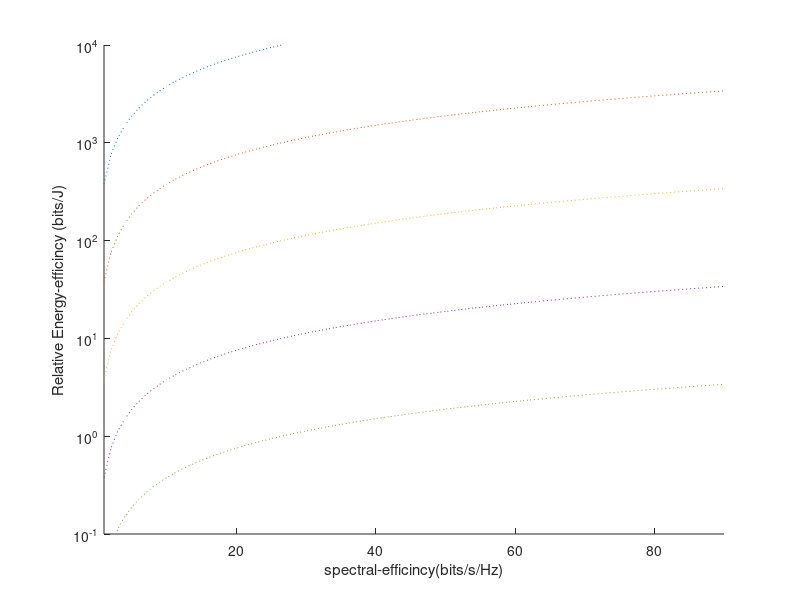

Write the MATLAB code that produced this figure.
% clear
% clc
% n=10^3;
% P=(.01:.1:500);
% Z=randn(n,1);
% p=repmat(P,n,1);
% z=repmat(Z,1,length(P));
% K=1;
% to=K:195;
% T=196;
% m=1;
% Rp=1:7;
% eta(1)=2.0457;
% for l=2:length(Rp)
% r=Rp(l);
% reference=l
%  for i=1:length(to)
%          t=to(i);
%      num=t*p.^2.*abs(z).^2;
%     den=1+p*(1+t);
%     x=num./den;
%     rp=((T-t)/T)*mean(log2(1+x));
%     dif=abs(r-rp);
%     m=find(dif==min(dif));
%     op_p(i)=min(P(m));
%     eta_t(i)=r/(.26*op_p(i));
%  end 
%  eta(l)=max(eta_t)
% end 
% hold on
% semilogy(Rp,eta,':')
%  axis([1 90 .1 10^4])
% 
% %......................................................
% clear
% clc
% p=.01:.01:1000;
% K=1;
% to=K:195;
% T=196;
% m=100;
% Rp=1:15;
% for l=1:length(Rp)
%     l
%  for i=1:length(to)
%          t=to(i);
%          num=t*p*(m-1);
%          den=(t*p+1)*(K-1)+(t+1)+1./p;
%          x=num./den;
%          c=log2(1+x);
%          Rp1=((T-t)*K/T)*c;
%          dif=abs(Rp(l)-Rp1);
%          n=find(dif==min(dif));
%          power(i)=p(n);
%  end 
%  eta(l)=Rp(l)/(.26*min(power));
% end 
% hold on
% semilogy(Rp,eta,'--')
%  axis([1 90 .1 10^4])
% % %...................zf m=100
%  clear
% clc
% m=100;
% T=196;
% K=1:m;
% Rp=1:1:90;
% for l=1:length(Rp)
%     r=Rp(l);
%     z_100=l
%       for j=1:length(K)
%           k=K(j);
%           to=k:196;
%           t_p=200*ones(1,length(to));
%           for i=1:length(to)
%               t=to(i);
%               p=10000;
%               dif=1;
%               while dif>.000001
%                   num=(2^(r*T/(k*(T-t)))-1)*((k+t)*p+1);
%                   p1=sqrt(num/(t*(m-k)));
%                   dif=abs(p-p1);
%                   p=p1;
%               end 
%               t_p(i)=p;
%           end 
%           k_t_p(j)=min(t_p);
%       end
%       min(k_t_p)
%       op_p(l)=min(k_t_p);
%       eta(l)=Rp(l)/(.265*op_p(l));
% end
% hold on
% semilogy(Rp,eta,'r')
%   axis([1 90 .1 10^4])
%   %................zf m=50
%    clear
% clc
% m=50;
% T=196;
% K=1:m;
% Rp=1:1:90;
% for l=1:length(Rp)
%     r=Rp(l);
%     z_50=l
%       for j=1:length(K)
%           k=K(j);
%           to=k:196;
%           t_p=200*ones(1,length(to));
%           for i=1:length(to)
%               t=to(i);
%               p=10000;
%               dif=1;
%               while dif>.0001
%                   num=(2^(r*T/(k*(T-t)))-1)*((k+t)*p+1);
%                   p1=sqrt(num/(t*(m-k)));
%                   dif=abs(p-p1);
%                   p=p1;
%               end 
%               t_p(i)=p;
%           end 
%           k_t_p(j)=min(t_p);
%       end
%       min(k_t_p)
%       op_p(l)=min(k_t_p);
%       eta(l)=Rp(l)/(.265*op_p(l));
% end
% hold on
% semilogy(Rp,eta,'r')
%   axis([1 90 .1 10^4])
%   %....................................mrc m=100. ........
%  clear
% clc
% m=100;
% T=196;
% K=1:T;
% Rp=[1:16,18:24,26:33,35:50,52:60];
% for l=1:length(Rp)
%     r=Rp(l)
%       for j=1:length(K)
%           k=K(j);
%           to=k:196;
%           t_p=200*ones(1,length(to));
%           for i=1:length(to)
%               t=to(i);
%               p=10000;
%               dif=1;
%               while dif>10^-4
%                   num=(2^(r*T/(k*(T-t)))-1)*((t*(k-1)*p.^2)+(k+t)*p+1);
%                   p1=sqrt(num/(t*(m-1)));
%                   dif=abs(p-p1);
%                   p=p1;
%               end 
%               t_p(i)=p;
%           end 
%           n=find(t_p==min(t_p));
%           k_t_p(j)=min(t_p);
%       end
%       op_p(l)=min(k_t_p);
%       eta(l)=Rp(l)/(.265*op_p(l));
%       clear t_t k_t_p
% end
% hold on
% semilogy(Rp,eta,'g')
% axis([1 90 .1 10^4])
% %.......................mrc m=50........
% clear
% clc
% m=50;
% T=196;
% K=1:T;
% Rp=[1:5 7:11 13:17 19:24 26 28:29 31:35 37:40];
% for l=1:length(Rp)
%     r=Rp(l)
%       for j=1:length(K)
%           k=K(j);
%           to=k:196;
%           t_p=200*ones(1,length(to));
%           for i=1:length(to)
%               t=to(i);
%               p=10000;
%               dif=1;
%               while dif>10^-4
%                   num=(2^(r*T/(k*(T-t)))-1)*((t*(k-1)*p.^2)+(k+t)*p+1);
%                   p1=sqrt(num/(t*(m-1)));
%                   dif=abs(p-p1);
%                   p=p1;
%               end 
%               t_p(i)=p;
%           end 
%           n=find(t_p==min(t_p));
%           k_t_p(j)=min(t_p);
%       end
%       op_p(l)=min(k_t_p);
%       eta(l)=Rp(l)/(.265*op_p(l));
%       clear t_t k_t_p
% end
% hold on
% semilogy(Rp,eta,'g')
% axis([1 90 .1 10^4])
% .................................
   clear
clc
P=-20:10:20;
rp=1:90;
for z=1:length(P)
  p=10^(P(z)/10);
   eta=rp/(.265*p);
   hold on
   semilogy(rp,eta,':')
end
  axis([1 90 .1 10^4])
 xlabel('spectral-efficincy(bits/s/Hz)')
 ylabel('Relative Energy-efficincy (bits/J)')